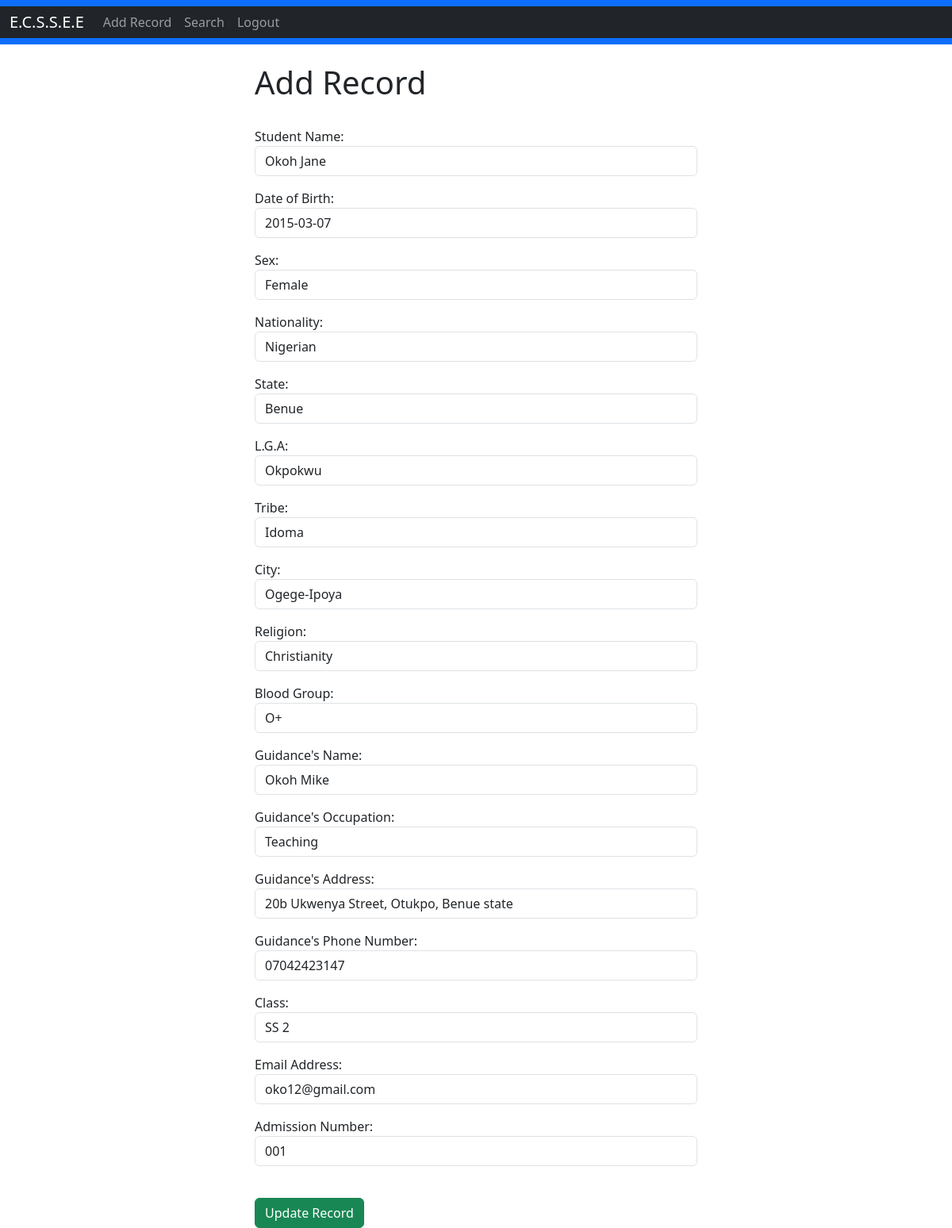
/update_record/1 (signed in), run on the app's committed database.
### mysite/models.py (models this page shows, shortened)
class Record(models.Model):
	created_at = models.DateTimeField(auto_now_add=True)
	s_name = models.CharField(max_length=50)
	date_of_birth = models.DateField(max_length=30, blank=True)
	sex = models.CharField(max_length=15, blank=True)
	nationality = models.CharField(max_length=30, blank=True)
	state = models.CharField(max_length=20, blank=True)
	l_g_a = models.CharField(max_length=50)
	tribe = models.CharField(max_length=50)
	city = models.CharField(max_length=100)
	religion = models.CharField(max_length=50)
	blood_group = models.CharField(max_length=10)
	guidance_name = models.CharField(max_length=50)
	guidance_occupation = models.CharField(max_length=50)
	guidance_address = models.CharField(max_length=100)
	guidance_phone = models.CharField(max_length=15)
	clas = models.CharField(max_length=50)
	email = models.CharField(max_length=100, blank=True)
	admission_number = models.CharField(max_length=500)

### mysite/views.py (the view)
# urls.py: path('update_record/<int:pk>', views.update_record, name='update_record'),
def update_record(request, pk):
	if request.user.is_authenticated:
		current_record = Record.objects.get(id=pk)
		form = AddRecordForm(request.POST or None, instance=current_record)
		if form.is_valid():
			form.save()
			messages.success(request, "Record Has Been Updated!")
			return redirect('home')
		return render(request, 'update_record.html', {'form':form})
	else:
		messages.success(request, "You Must Be Logged In...")
		return redirect('home')

### mysite/templates/update_record.html (shortened to what this page needs)
{% extends 'base.html' %}
{% block content %}
<div class="col-md-6 offset-md-3">
<h1>Add Record</h1>
<br/>
<form method="POST">
	{{ form.as_p }}
<br/>
  <button type="submit" class="btn btn-success">Update Record</button>
</form>
</div>
{% endblock %}

### data on the page
Record: s_name "Okoh Jane", date_of_birth "2015-03-07", sex "Female", nationality "Nigerian", state "Benue", l_g_a "Okpokwu", tribe "Idoma", city "Ogege-Ipoya", religion "Christianity", blood_group "O+", guidance_name "Okoh Mike", guidance_occupation "Teaching", guidance_address "20b Ukwenya Street, Otukpo, Benue state", guidance_phone "07042423147", clas "SS 2", email "oko12@gmail.com", admission_number "001"
